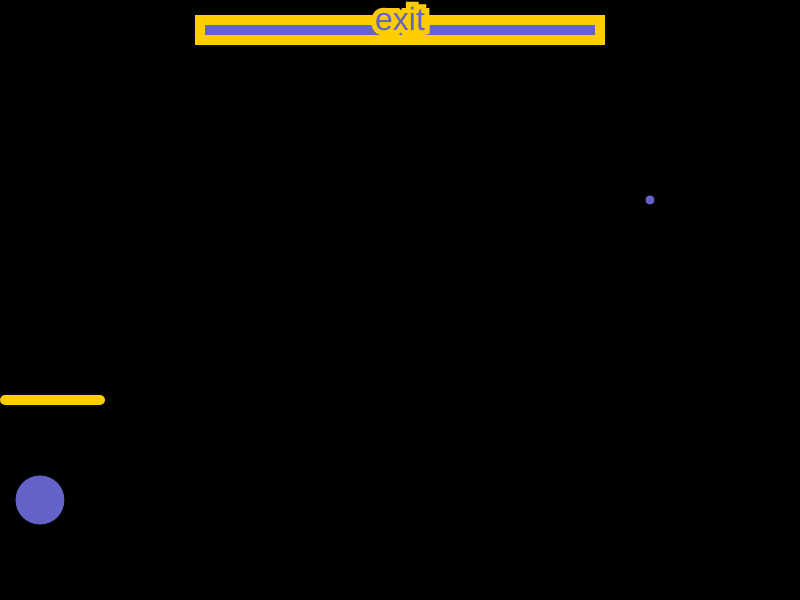
Frame 1 (no input)
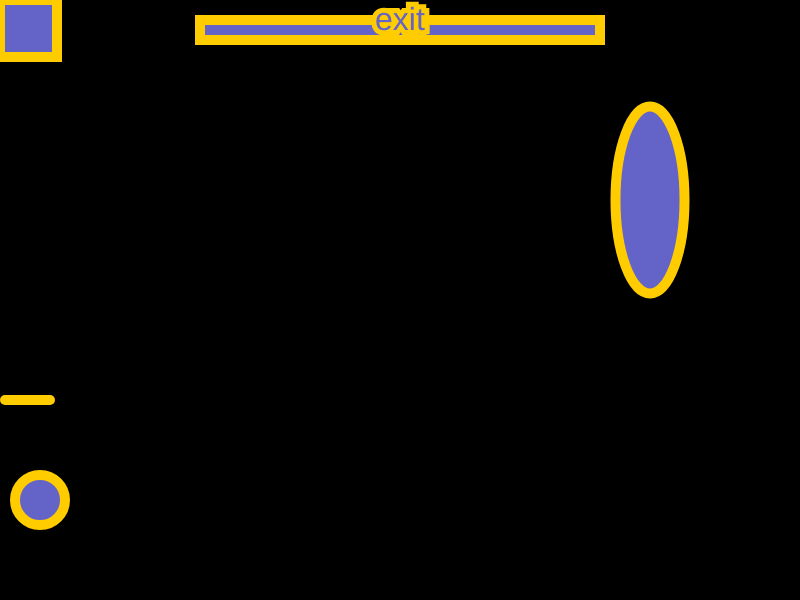
Frame 60 (no input)
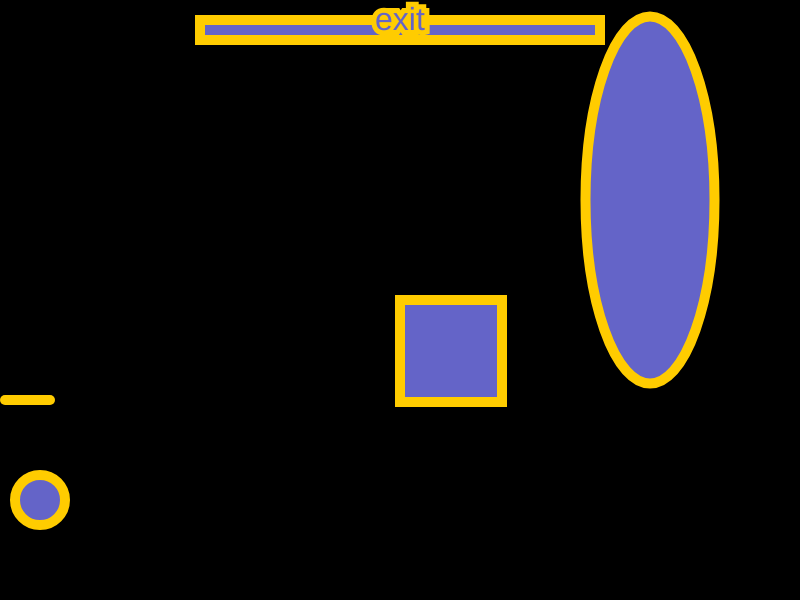
Frame 120 (the mouse pressed at the canvas centre since frame 60)

The p5.js sketch that drew these frames (run headless with seeded random() and noise() and a simulated clock; from frame 60 on, the mouse is pressed at the canvas centre):

// p5.js sketch
// ── sketch.js

var x = 40
var y = 500
var mousex = 0;
var mousey = 0;
var diameter = 0;
var EllipseX = 10;
var EllipseY = 10;
var EllipseCount = 1;
var Linepoint1 = 100;
var linecount = 1;




function setup() 
{
  createCanvas(800, 600);
}

function draw() 
{
  background(0);
  fill(24, 200, 29);

  if (mousePressed)
  {
  fill(100,100,200)
  square(mousex, mousey, diameter);
  }
  
  if(diameter <= 50)
  {
      diameter+=7;
  }
    
  else if(diameter > 50 && diameter <= 100)
  {
      diameter +=5;
  }
  else if(diameter > 100)
  {
      diameter = 10;
  }


  if(keyIsDown(68))
  {
      x+=10;
  }
  if(keyIsDown(65))
  {
      x-=10;
  }

  if(keyIsDown(83))
  {
      y+=10;
  }
  if(keyIsDown(87))
  {
      y-=10;
  }

  circle(x,y,50);

  ellipse(650,200,EllipseX,EllipseY);



  EllipseCount++;

  for(var Linepoint2 = 0; Linepoint2 < 5; Linepoint2++)
  

  stroke(255, 204, 0);
  strokeWeight(10);
  line(Linepoint1, 400, Linepoint2, 400);

  
  linecount++;

  if(EllipseCount<10)
  {
    Linepoint1 += 50;
  }
  else if (EllipseCount>10 && EllipseCount < 20)
  {
    Linepoint1 -= 50;
    }

  if(EllipseCount <= 300)
  {
      EllipseX++;
      EllipseY += 3;
  } 
  else if(EllipseCount > 300 && EllipseCount < 600)
  {
      EllipseX--;
      EllipseY -= 3;
  } 
  else if(EllipseCount = 600)
  {
    EllipseCount = 1;
  }
  
  rect(200,20,400,20);

  if(x < 10 && x > 0)
    {
        fill(100,100,200);
        stroke(5);
        textSize(26);
        text("You Win!", 200, 200);
    }

  textSize(32);
  text("exit",375,30);

}


function mousePressed()
{
    mousex = mouseX;
    mousey = mouseY;
    
}
